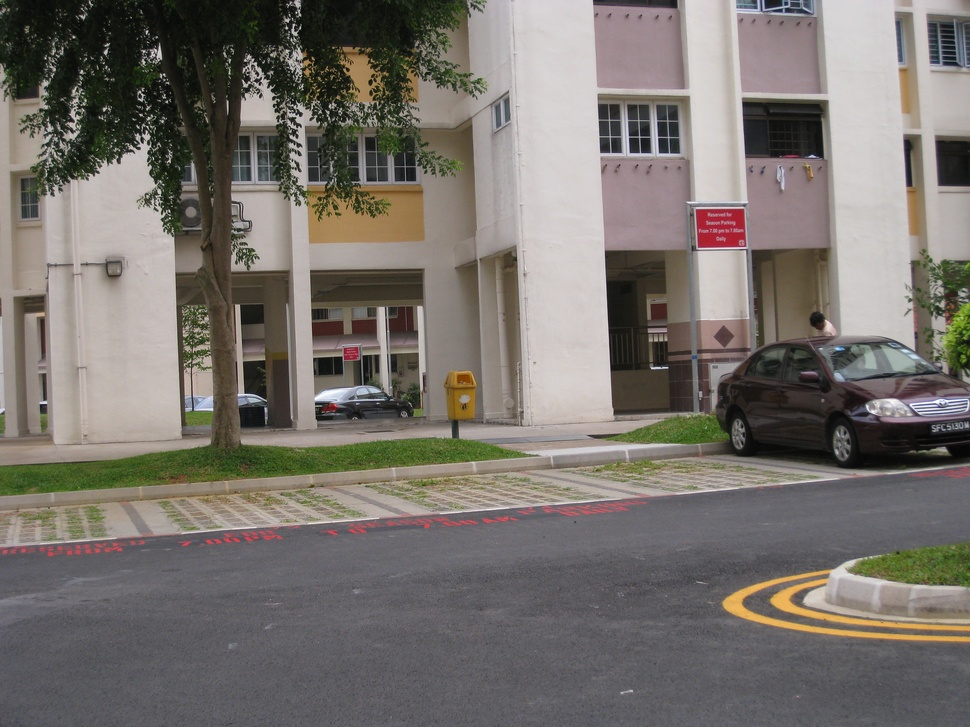
#> input picture data/images/C/I1/STA_0031.JPG, 970 x 727 px, shrunk from 3264 x 2448 before the run, found by its file name
$ python Homography.py
#> lines starting #> are read from the running program, lines starting #| are printed output that depends on the picture
### src/taskC/functions/Helpers/KeypointDetector.py
import cv2
import os

# Using SIFT to detect keypoints
def detect_keypoints(image):
    # Create SIFT detector
    img_gray = cv2.cvtColor(image, cv2.COLOR_BGR2GRAY)
    sift = cv2.SIFT_create()

    # Detect keypoints and compute descriptors
    keypoints, descriptors = sift.detectAndCompute(img_gray, None)

    return keypoints, descriptors

# Using ORB to detect keypoints
# [33 lines left out: functions detect_keypoints_orb, main, not called in this run]

# [2 lines that do not run on import are left out]

### src/taskC/functions/Helpers/KeypointMatcher.py
import os
import cv2
import numpy as np

from functions.Helpers.KeypointDetector import detect_keypoints, detect_keypoints_orb

def match_keypoints(descriptors1, descriptors2, n = 0.15):
    """
    Match keypoints between two sets of descriptors using BFMatcher.

    :param descriptors1: Descriptors of the first image
    :param descriptors2: Descriptors of the second image
    :return: Matches between the two images
    """
    # Create BFMatcher object
    bf = cv2.BFMatcher(cv2.NORM_L2, crossCheck=True)

    # Match descriptors
    matches = bf.match(descriptors1, descriptors2)

    # Sort matches by distance
    matches = sorted(matches, key=lambda x: x.distance)

    top_n = int(len(matches) * n)
    return matches[:top_n]

# [53 lines left out: functions match_keypoints_all, main, not called in this run]

# [2 lines that do not run on import are left out]

### src/taskC/functions/Helpers/Homography.py
"""
Courtsy: https://github.com/hughesj919/HomographyEstimation/tree/master
"""

import os
import cv2
import random
import numpy as np

from functions.Helpers.KeypointDetector import detect_keypoints
from functions.Helpers.KeypointMatcher import match_keypoints

def calculate_homography(correspondences):
    a_list = []
    for corr in correspondences:
        x1, y1, x2, y2 = corr[0], corr[1], corr[2], corr[3]
        a_list.append([-x1, -y1, -1, 0, 0, 0, x2 * x1, x2 * y1, x2])
        a_list.append([0, 0, 0, -x1, -y1, -1, y2 * x1, y2 * y1, y2])
    a_matrix = np.array(a_list)

    _, _, vh = np.linalg.svd(a_matrix)
    h = vh[-1, :].reshape(3, 3)
    h /= h[2, 2]
    return h

def geometric_distance(correspondences, h):
    p1 = np.hstack((correspondences[:, :2], np.ones((correspondences.shape[0], 1))))
    p2 = np.hstack((correspondences[:, 2:], np.ones((correspondences.shape[0], 1))))
    projected_p2 = (h @ p1.T).T
    projected_p2 /= projected_p2[:, [2]]
    errors = np.linalg.norm(projected_p2[:, :2] - p2[:, :2], axis=1)
    return errors

def ransac(correspondences, threshold = 5.0, iterations=1000):
    best_h = None
    max_inliers = []

    for _ in range(iterations):
        sampled_corrs = correspondences[np.random.choice(correspondences.shape[0], 4, replace=False)]
        h = calculate_homography(sampled_corrs)
        distances = geometric_distance(correspondences, h)
        inliers = correspondences[distances < threshold]

        if len(inliers) > len(max_inliers):
            max_inliers = inliers
            best_h = h

        if len(max_inliers) > len(correspondences) * threshold:
            break

    inverse_h = np.linalg.inv(best_h)

    return inverse_h, max_inliers

def main():
    estimation_thresh = 5.0
    print(f"Estimation Threshold: {estimation_thresh}")

    img1 = cv2.imread('Images/STA_0031.jpg')
#> img1 is the input picture: shape (727, 970, 3); mean B, G, R 108.5, 114, 119.3
    img2 = cv2.imread('Images/STB_0032.jpg')
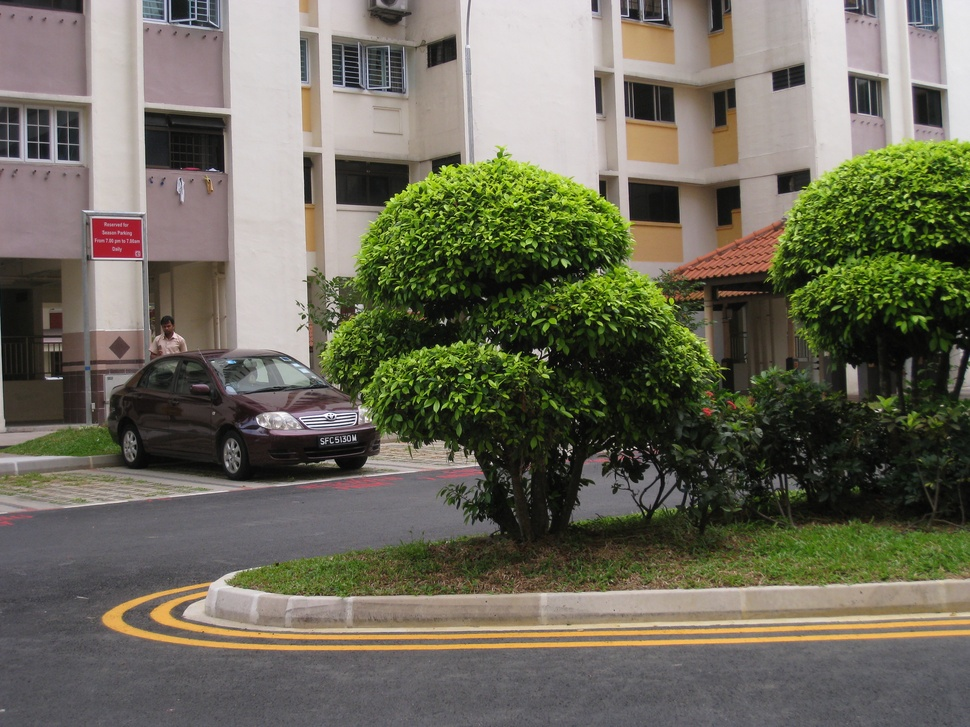
#> input picture data/images/C/I1/STB_0032.JPG, 970 x 727 px, shrunk from 3264 x 2448 before the run, found by its file name
#> img2 is the input picture: shape (727, 970, 3); mean B, G, R 91.3, 106.5, 109

    kp1, desc1 = detect_keypoints(img1)
#> in detect_keypoints, `img_gray = cv2.cvtColor(image, cv2.COLOR_BGR2GRAY)`:
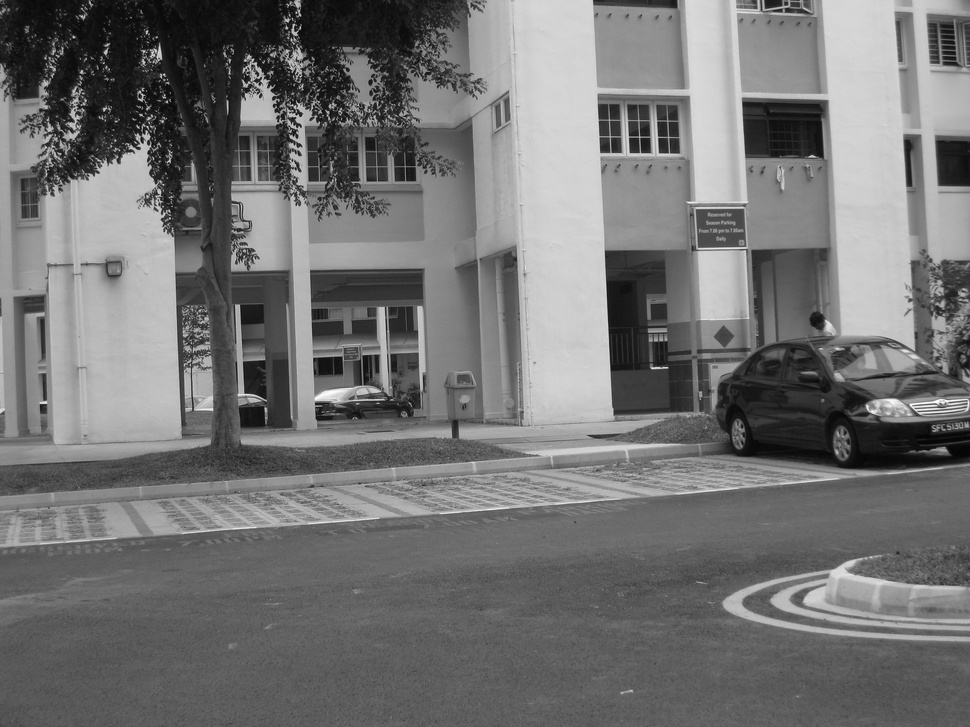
#> img_gray: shape (727, 970); min 1, max 255, mean 115
#> in detect_keypoints, `keypoints, descriptors = sift.detectAndCompute(img_gray, None)`: keypoints = 2761 keypoints; strongest (x, y, size): (287, 28, 1.9), (105, 52, 2.8), (786, 130, 51.1), (81, 72, 2.4)
#> kp1 has the same summary as keypoints in detect_keypoints
    kp2, desc2 = detect_keypoints(img2)
#> in detect_keypoints (call 2), `img_gray = cv2.cvtColor(image, cv2.COLOR_BGR2GRAY)`:
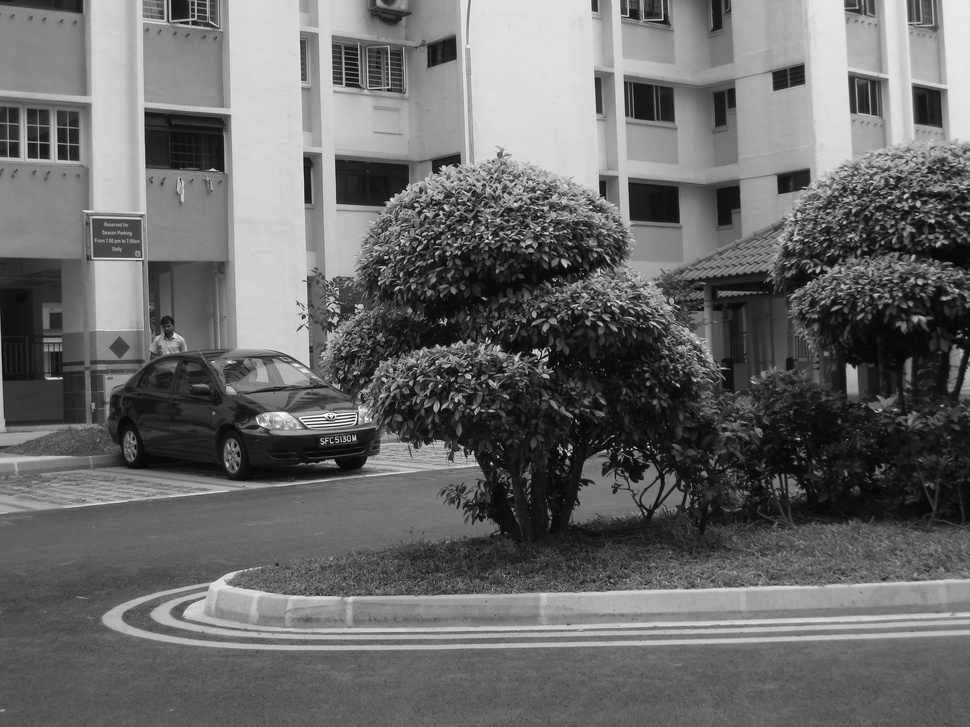
#> img_gray: shape (727, 970); min 0, max 254, mean 105.5
#> in detect_keypoints (call 2), `keypoints, descriptors = sift.detectAndCompute(img_gray, None)`: keypoints = 4847 keypoints; strongest (x, y, size): (929, 106, 23.9), (609, 304, 1.9), (569, 454, 2.2), (187, 142, 51.3)
#> kp2 has the same summary as keypoints in detect_keypoints
    keypoints = [kp1, kp2]
    matches = match_keypoints(desc1, desc2)
#> in match_keypoints, `matches = bf.match(descriptors1, descriptors2)`: matches = 1216 matches
#> in match_keypoints, `top_n = int(len(matches) * n)`: top_n = 182
#> matches = 182 matches

    correspondenceList = np.array([
        [keypoints[0][match.queryIdx].pt[0], keypoints[0][match.queryIdx].pt[1],
        keypoints[1][match.trainIdx].pt[0], keypoints[1][match.trainIdx].pt[1]]
        for match in matches
    ])
#> correspondenceList = 182 rows, first 6: [629.9, 451.6, 19.04, 464], [749.7, 169.9, 149.6, 180.6], [940.6, 623.8, 316.7, 633.4], [780.7, 173.6, 180.7, 186.3], [934.1, 58.77, 336.7, 79.73], [751.7, 149.1, 152.2, 159.8]

    final_h, inliers = ransac(correspondenceList, estimation_thresh)
#> after the loop in ransac, `for _ in range(iterations):`: max_inliers = 168 rows, first 6: [629.9, 451.6, 19.04, 464], [749.7, 169.9, 149.6, 180.6], [940.6, 623.8, 316.7, 633.4], [780.7, 173.6, 180.7, 186.3], [934.1, 58.77, 336.7, 79.73], [751.7, 149.1, 152.2, 159.8]
#> in ransac, `inverse_h = np.linalg.inv(best_h)`: inverse_h = [[0.768, 0.0187, 541.2], [-0.0556, 0.861, 2.69], [-0.000133, -2.36e-05, 0.905]]
#> final_h has the same summary as inverse_h in ransac; inliers has the same summary as max_inliers in ransac
    print("Final homography: ", final_h)
#| Final homography:  [[ 7.68291894e-01  1.87321514e-02  5.41183066e+02]
#|  [-5.56087493e-02  8.61433775e-01  2.68951136e+00]
#|  [-1.33318484e-04 -2.36494219e-05  9.05101063e-01]]
    print("Final inliers count: ", len(inliers))
#| Final inliers count:  168

    inlier_indices = [i for i, corr in enumerate(correspondenceList) if any(np.array_equal(corr, inlier) for inlier in inliers)]
#> inlier_indices = 168 values from 0 to 181
    inlier_matches = [matches[i] for i in inlier_indices]
#> inlier_matches = 168 matches

    if not os.path.exists('_homography'):
        os.makedirs('_homography')

    match_img = cv2.drawMatches(img1, kp1, img2, kp2, inlier_matches, None)
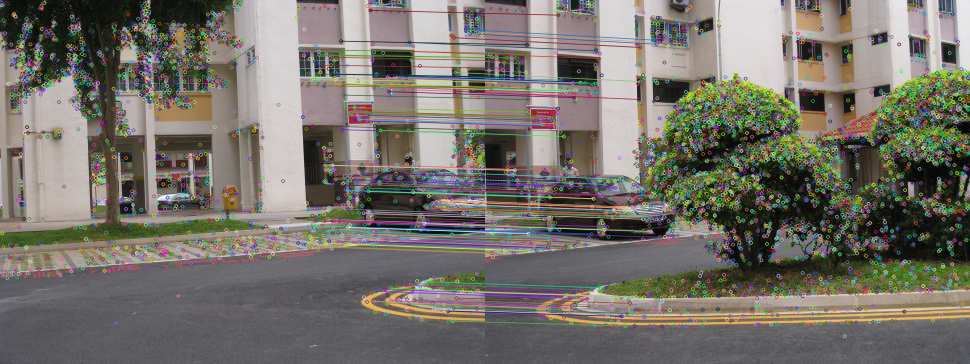
#> match_img: shape (727, 1940, 3) (shown at 1/2 size); mean B, G, R 106.1, 113.9, 117.9
    cv2.imwrite('_homography/InlierMatches.png', match_img)
    np.savetxt('_homography/homography.txt', final_h)

    print("Inlier matches saved to '_homography' folder.")


if __name__ == "__main__":
    main()
